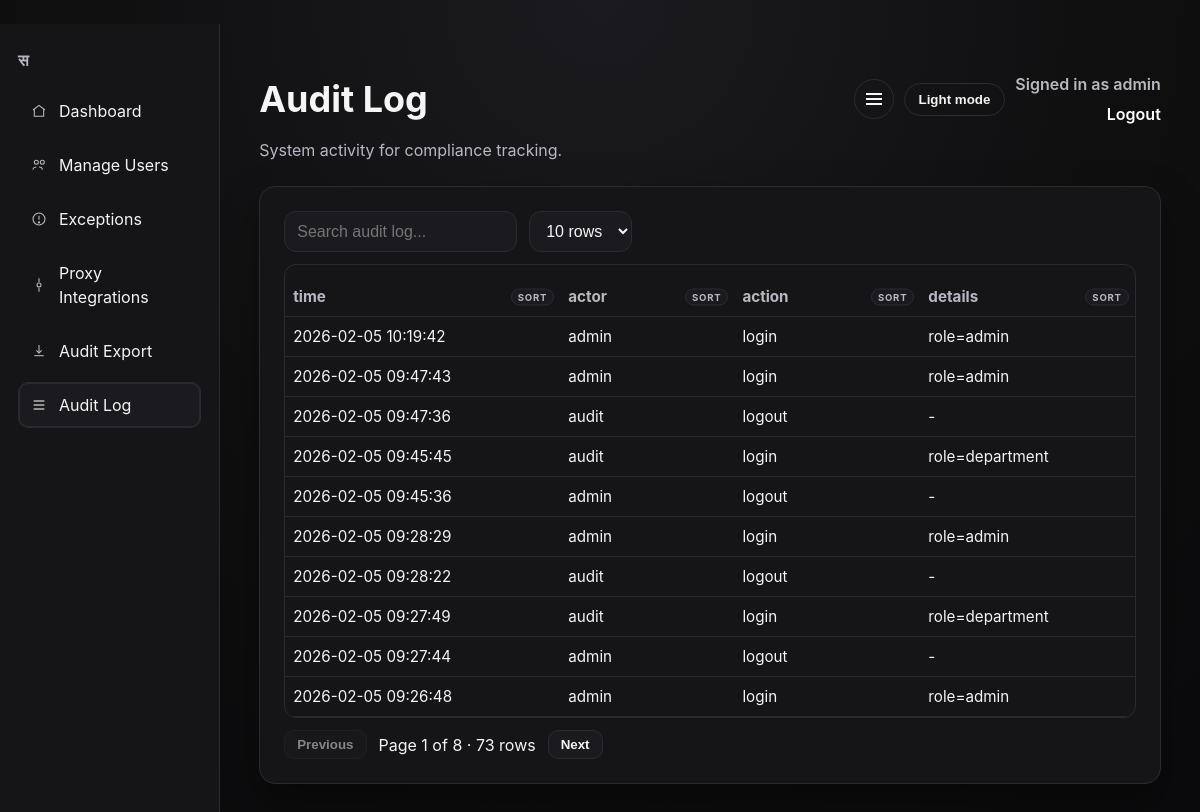
Before: /admin/audit (signed in) with the older database file.
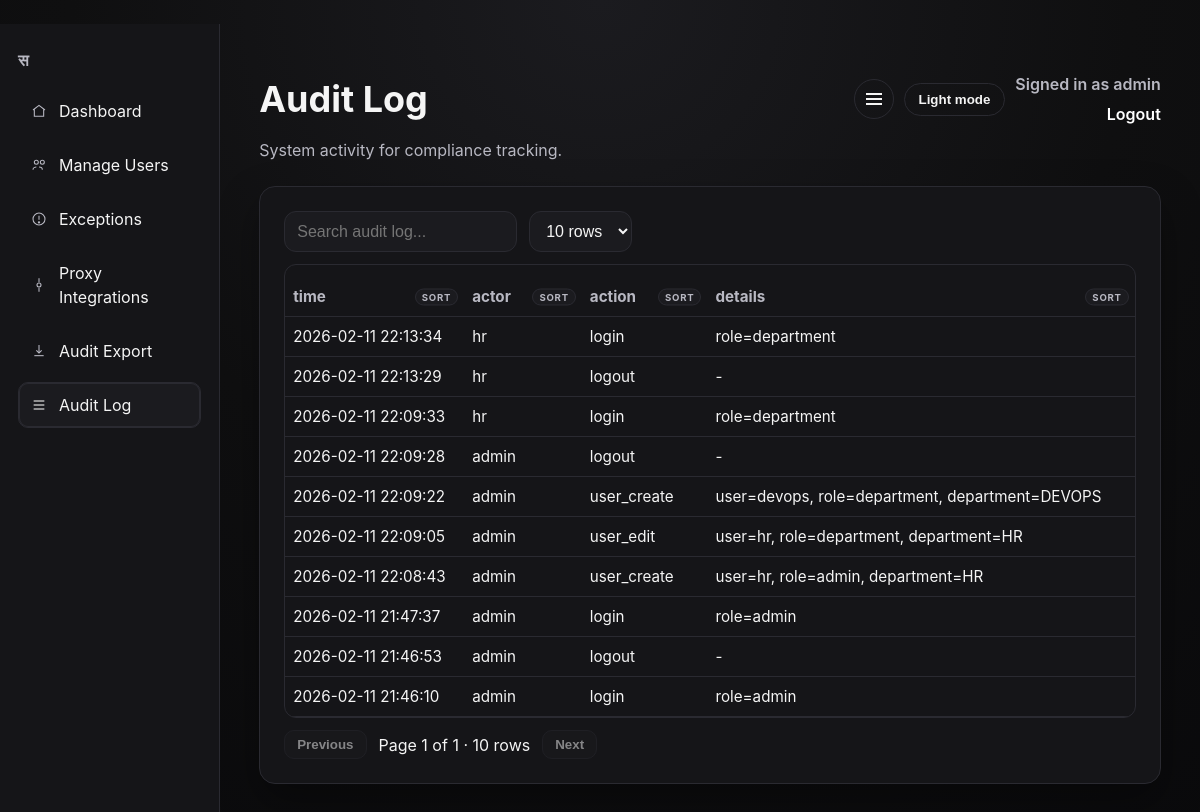
After: the same page with the newer database file.
### tables this page shows
CREATE TABLE audit_logs (
        id INTEGER PRIMARY KEY AUTOINCREMENT,
        actor TEXT NOT NULL,
        action TEXT NOT NULL,
        details TEXT,
        created_at TEXT NOT NULL
    );

### recon/routes_admin.py (the view)
    @app.route("/admin/audit")
    def admin_audit():
        user = current_user()
        if not user or user["role"] != "admin":
            return redirect(url_for("login"))
        logs = list_audit_logs()
        return render_template("admin_audit.html", user=user, logs=logs)

### recon/auth.py (called while the page is built)
def current_user():
    user_id = session.get("user_id")
    if not user_id:
        return None
    user = get_user_by_id(user_id)
    if not user:
        return None
    return {
        "id": user["id"],
        "username": user["username"],
        "role": user["role"],
        "department": user["department"],
    }

### recon/db.py (called while the page is built)
def _ensure_core_schema(conn):
    for statement in SCHEMA_STATEMENTS:
        conn.execute(statement)
    conn.commit()

def db_connect():
    DATA_DIR.mkdir(parents=True, exist_ok=True)
    UPLOADS_DIR.mkdir(parents=True, exist_ok=True)
    conn = sqlite3.connect(DB_PATH)
    conn.row_factory = sqlite3.Row
    _ensure_core_schema(conn)
    return conn

def get_user_by_id(user_id: int):
    conn = db_connect()
    try:
        cur = conn.execute("SELECT * FROM users WHERE id = ?", (user_id,))
        return cur.fetchone()
    finally:
        conn.close()

def list_audit_logs(limit: int = 200):
    conn = db_connect()
    try:
        cur = conn.execute("SELECT * FROM audit_logs ORDER BY created_at DESC LIMIT ?", (limit,))
        return cur.fetchall()
    finally:
        conn.close()

### templates/admin_audit.html (shortened to what the changed rows need)
﻿<!doctype html>
<html lang="en">
  <head>
    <link rel="stylesheet" href="{{ url_for('static', filename='style.css') }}?v=20260205" />
  </head>
  <body>
    <div class="layout">
      <main class="page">
        <header class="hero row">
          <div>
            <h1>Audit Log</h1>
          </div>
        </header>
        <section class="card">
          {% if logs %}
            <div class="table-block">
              <div class="table-actions">
                <div class="table-controls">
                  <input type="search" class="table-search" placeholder="Search audit log..." />
                  <select class="table-page-size">
                    <option value="10">10 rows</option>
                  </select>
                </div>
              </div>
              <div class="table-wrap">
                <table>
                  <thead>
                    <tr>
                      <th class="sortable">time</th>
                      <th class="sortable">actor</th>
                      <th class="sortable">action</th>
                      <th class="sortable">details</th>
                    </tr>
                  </thead>
                  <tbody>
                    {% for item in logs %}
                      <tr>
                        <td data-label="time">{{ item.created_at }}</td>
                        <td data-label="actor">{{ item.actor }}</td>
                        <td data-label="action">{{ item.action }}</td>
                        <td data-label="details">{{ item.details or '-' }}</td>
                      </tr>
                    {% endfor %}
                  </tbody>
                </table>
              </div>
              <div class="table-footer">
                <button type="button" class="pager prev">Previous</button>
                <span class="page-info"></span>
                <button type="button" class="pager next">Next</button>
              </div>
            </div>
          {% else %}
            <p class="empty">No audit entries yet.</p>
          {% endif %}
        </section>
      </main>
    </div>
  </body>
</html>

Changed rows visible on the page:
removed audit_logs: created_at "2026-02-05 10:19:42", actor "admin", action "login", details "role=admin"
removed audit_logs: created_at "2026-02-05 09:47:43", actor "admin", action "login", details "role=admin"
removed audit_logs: created_at "2026-02-05 09:47:36", actor "audit", action "logout", details "-"
removed audit_logs: created_at "2026-02-05 09:45:45", actor "audit", action "login", details "role=department"
removed audit_logs: created_at "2026-02-05 09:45:36", actor "admin", action "logout", details "-"
removed audit_logs: created_at "2026-02-05 09:28:29", actor "admin", action "login", details "role=admin"
removed audit_logs: created_at "2026-02-05 09:28:22", actor "audit", action "logout", details "-"
removed audit_logs: created_at "2026-02-05 09:27:49", actor "audit", action "login", details "role=department"
removed audit_logs: created_at "2026-02-05 09:27:44", actor "admin", action "logout", details "-"
removed audit_logs: created_at "2026-02-05 09:26:48", actor "admin", action "login", details "role=admin"
now on this page (row edited): audit_logs: created_at "2026-02-11 22:13:34", actor "hr", action "login", details "role=department"
now on this page (row edited): audit_logs: created_at "2026-02-11 22:13:29", actor "hr", action "logout", details "-"
now on this page (row edited): audit_logs: created_at "2026-02-11 22:09:33", actor "hr", action "login", details "role=department"
now on this page (row edited): audit_logs: created_at "2026-02-11 22:09:28", actor "admin", action "logout", details "-"
now on this page (row edited): audit_logs: created_at "2026-02-11 22:09:22", actor "admin", action "user_create", details "user=devops, role=department, department=DEVOPS"
now on this page (row edited): audit_logs: created_at "2026-02-11 22:09:05", actor "admin", action "user_edit", details "user=hr, role=department, department=HR"
now on this page (row edited): audit_logs: created_at "2026-02-11 22:08:43", actor "admin", action "user_create", details "user=hr, role=admin, department=HR"
now on this page (row edited): audit_logs: created_at "2026-02-11 21:47:37", actor "admin", action "login", details "role=admin"
now on this page (row edited): audit_logs: created_at "2026-02-11 21:46:53", actor "admin", action "logout", details "-"
now on this page (row edited): audit_logs: created_at "2026-02-11 21:46:10", actor "admin", action "login", details "role=admin"
Other visible differences:
text written by a page script: "Page 1 of 8 · 73 rows" → "Page 1 of 1 · 10 rows"
